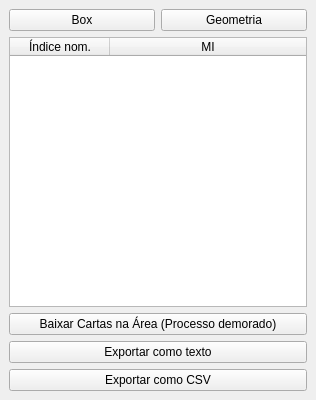
<?xml version="1.0" encoding="UTF-8"?>
<ui version="4.0">
 <class>convWindow</class>
 <widget class="QDockWidget" name="convWindow">
  <property name="geometry">
   <rect>
    <x>0</x>
    <y>0</y>
    <width>316</width>
    <height>400</height>
   </rect>
  </property>
  <property name="sizePolicy">
   <sizepolicy hsizetype="Preferred" vsizetype="Preferred">
    <horstretch>0</horstretch>
    <verstretch>0</verstretch>
   </sizepolicy>
  </property>
  <property name="minimumSize">
   <size>
    <width>316</width>
    <height>400</height>
   </size>
  </property>
  <property name="windowTitle">
   <string>Determinar MI - Area</string>
  </property>
  <widget class="QWidget" name="dockWidgetContents">
   <layout class="QVBoxLayout" name="verticalLayout">
    <item>
     <layout class="QHBoxLayout" name="horizontalLayout">
      <item>
       <widget class="QPushButton" name="boxButton">
        <property name="text">
         <string>Box</string>
        </property>
        <property name="checkable">
         <bool>true</bool>
        </property>
        <property name="checked">
         <bool>false</bool>
        </property>
        <property name="autoExclusive">
         <bool>false</bool>
        </property>
       </widget>
      </item>
      <item>
       <widget class="QPushButton" name="geometryButton">
        <property name="text">
         <string>Geometria</string>
        </property>
        <property name="checkable">
         <bool>true</bool>
        </property>
        <property name="checked">
         <bool>false</bool>
        </property>
        <property name="autoExclusive">
         <bool>false</bool>
        </property>
       </widget>
      </item>
     </layout>
    </item>
    <item>
     <widget class="QTreeWidget" name="mapList">
      <property name="editTriggers">
       <set>QAbstractItemView::NoEditTriggers</set>
      </property>
      <property name="alternatingRowColors">
       <bool>true</bool>
      </property>
      <property name="selectionMode">
       <enum>QAbstractItemView::SingleSelection</enum>
      </property>
      <attribute name="headerCascadingSectionResizes">
       <bool>false</bool>
      </attribute>
      <attribute name="headerStretchLastSection">
       <bool>true</bool>
      </attribute>
      <column>
       <property name="text">
        <string>Índice nom.</string>
       </property>
       <property name="textAlignment">
        <set>AlignCenter</set>
       </property>
      </column>
      <column>
       <property name="text">
        <string>MI</string>
       </property>
       <property name="textAlignment">
        <set>AlignCenter</set>
       </property>
      </column>
     </widget>
    </item>
    <item>
     <widget class="QPushButton" name="downloadButton">
      <property name="text">
       <string>Baixar Cartas na Área (Processo demorado)</string>
      </property>
     </widget>
    </item>
    <item>
     <widget class="QPushButton" name="txtButton">
      <property name="text">
       <string>Exportar como texto</string>
      </property>
     </widget>
    </item>
    <item>
     <widget class="QPushButton" name="csvButton">
      <property name="text">
       <string>Exportar como CSV</string>
      </property>
     </widget>
    </item>
   </layout>
  </widget>
 </widget>
 <resources/>
 <connections/>
</ui>
